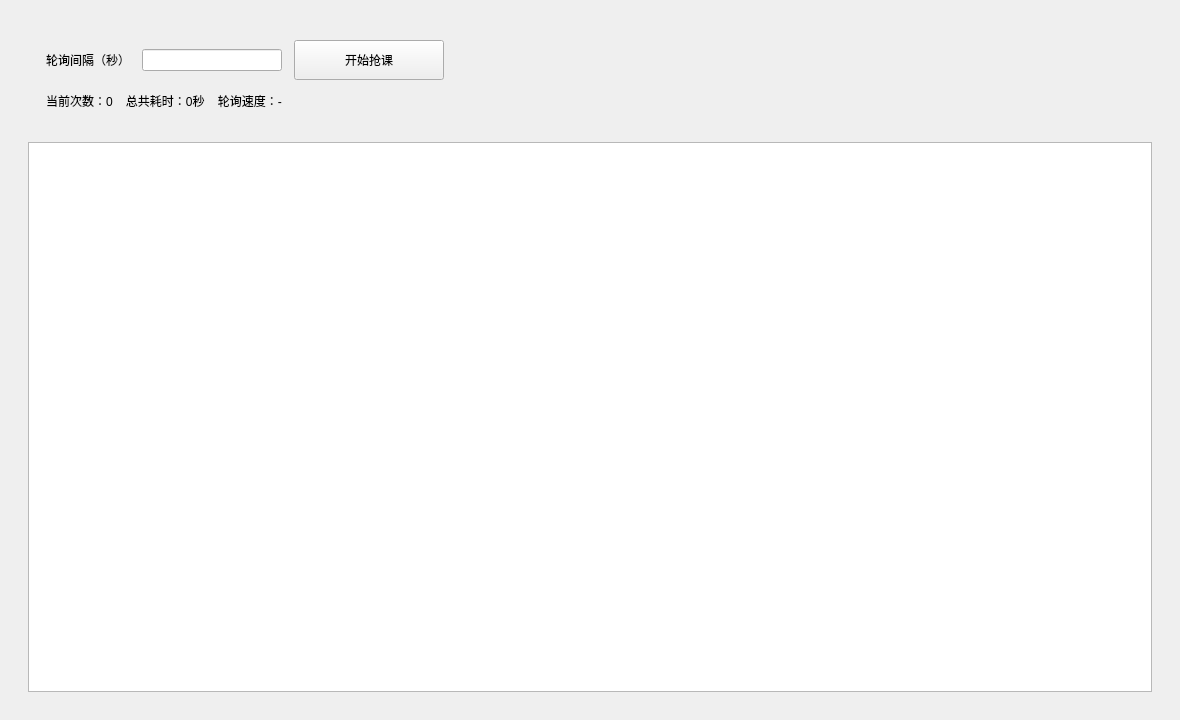
<?xml version="1.0" encoding="UTF-8"?>
<ui version="4.0">
 <class>Form</class>
 <widget class="QWidget" name="Form">
  <property name="geometry">
   <rect>
    <x>0</x>
    <y>0</y>
    <width>1180</width>
    <height>720</height>
   </rect>
  </property>
  <property name="minimumSize">
   <size>
    <width>900</width>
    <height>560</height>
   </size>
  </property>
  <property name="windowTitle">
   <string>SCU URP Helper</string>
  </property>
  <layout class="QVBoxLayout" name="pageLayout">
   <property name="leftMargin">
    <number>28</number>
   </property>
   <property name="topMargin">
    <number>24</number>
   </property>
   <property name="rightMargin">
    <number>28</number>
   </property>
   <property name="bottomMargin">
    <number>28</number>
   </property>
   <property name="spacing">
    <number>16</number>
   </property>
   <item>
    <widget class="QFrame" name="toolbarCard">
     <property name="frameShape">
      <enum>QFrame::NoFrame</enum>
     </property>
     <layout class="QVBoxLayout" name="toolbarOuterLayout">
      <property name="leftMargin">
       <number>18</number>
      </property>
      <property name="topMargin">
       <number>16</number>
      </property>
      <property name="rightMargin">
       <number>18</number>
      </property>
      <property name="bottomMargin">
       <number>16</number>
      </property>
      <property name="spacing">
       <number>12</number>
      </property>
      <item>
       <layout class="QHBoxLayout" name="toolbarLayout">
        <property name="spacing">
         <number>12</number>
        </property>
        <item>
         <widget class="QLabel" name="label">
          <property name="text">
           <string>轮询间隔（秒）</string>
          </property>
         </widget>
        </item>
        <item>
         <widget class="QLineEdit" name="time">
          <property name="maximumSize">
           <size>
            <width>140</width>
            <height>16777215</height>
           </size>
          </property>
         </widget>
        </item>
        <item>
         <widget class="QPushButton" name="start_btn">
          <property name="minimumSize">
           <size>
            <width>150</width>
            <height>40</height>
           </size>
          </property>
          <property name="text">
           <string>开始抢课</string>
          </property>
         </widget>
        </item>
        <item>
         <spacer name="toolbarSpacer">
          <property name="orientation">
           <enum>Qt::Horizontal</enum>
          </property>
          <property name="sizeHint" stdset="0">
           <size>
            <width>40</width>
            <height>20</height>
           </size>
          </property>
         </spacer>
        </item>
       </layout>
      </item>
      <item>
       <widget class="QLabel" name="running_info">
        <property name="text">
         <string>当前次数：0    总共耗时：0秒    轮询速度：-</string>
        </property>
       </widget>
      </item>
     </layout>
    </widget>
   </item>
   <item>
    <widget class="QTableWidget" name="table"/>
   </item>
  </layout>
 </widget>
 <resources/>
 <connections/>
</ui>
